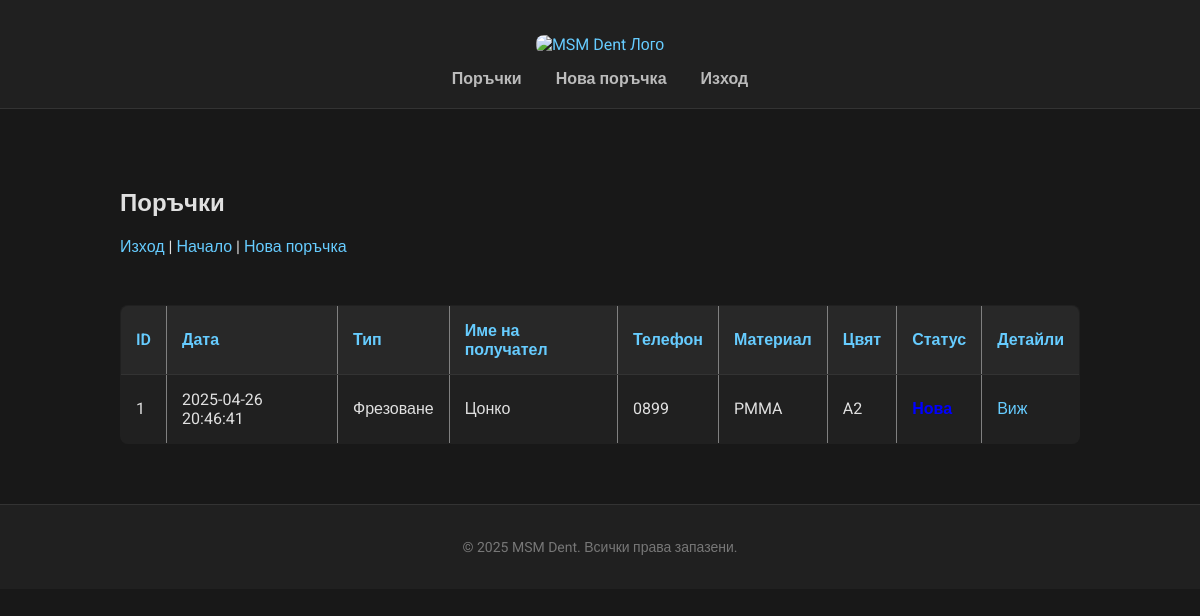
The page /orders/list.php (signed in) on the database as committed earlier.
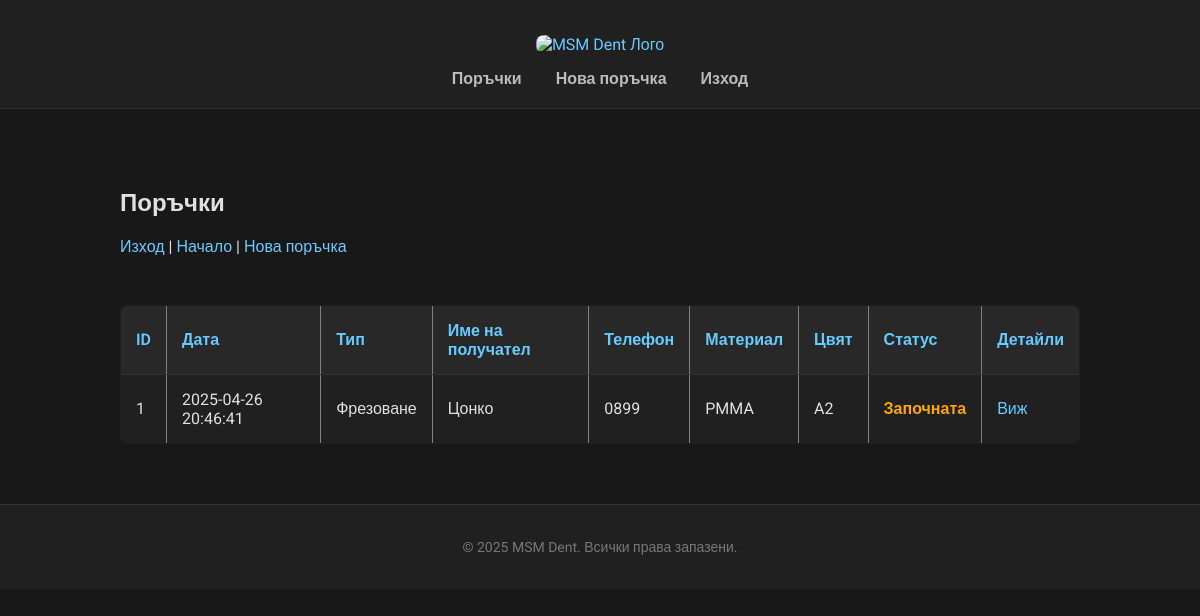
The same page on the database as committed later.
### tables this page shows
CREATE TABLE orders (
    id INTEGER PRIMARY KEY AUTOINCREMENT,
    user_id INTEGER,
    date TEXT DEFAULT CURRENT_TIMESTAMP,
    order_type VARCHAR(255),
    quantity VARCHAR(255),
    modeling VARCHAR(255),
    material VARCHAR(255),
    color VARCHAR(255),
    delivery VARCHAR(255),
    recipient_name VARCHAR(255),
    recipient_phone VARCHAR(255),
    address TEXT,
    comment TEXT,
    status TEXT DEFAULT 'Нова',
    FOREIGN KEY(user_id) REFERENCES users(id)
);

### orders/list.php (the view, shortened to what this page needs)
<?php
include __DIR__ . '/../db.php';
$stmt = $db->prepare("SELECT role FROM users WHERE id = :id");
$stmt->bindValue(':id', $_SESSION['user_id'], SQLITE3_INTEGER);
$result = $stmt->execute();
$user = $result->fetchArray(SQLITE3_ASSOC);
$is_admin = ($user['role'] === 'admin');
include __DIR__ . '/../partials/header.php';
echo "<h2>Поръчки</h2>";
echo "<a href='../logout.php'>Изход</a> | <a href='../index.php'>Начало</a> | <a href='add.php'>Нова поръчка</a><br><br>";
if ($is_admin) {
    $query = "SELECT orders.*, users.email FROM orders JOIN users ON orders.user_id = users.id ORDER BY date DESC";
    $stmt = $db->prepare($query);
} else {
    $query = "SELECT * FROM orders WHERE user_id = :user_id ORDER BY date DESC";
    $stmt = $db->prepare($query);
    $stmt->bindValue(':user_id', $_SESSION['user_id'], SQLITE3_INTEGER);
}
$results = $stmt->execute();
echo "<table border='1' cellpadding='10' cellspacing='0'>
<tr>
    <th>ID</th>
    <th>Дата</th>
    <th>Тип</th>
    <th>Име на получател</th>
    <th>Телефон</th>
    <th>Материал</th>
    <th>Цвят</th>
    <th>Статус</th>";
echo "<th>Детайли</th></tr>";
while ($row = $results->fetchArray(SQLITE3_ASSOC)) {
    $status_color = match($row['status']) {
        'Нова' => 'blue',
        'Започната' => 'orange',
        'Готова' => 'green',
        default => 'black'
    };
    echo "<tr>";
    echo "<td>" . htmlspecialchars($row['id']) . "</td>";
    echo "<td>" . htmlspecialchars($row['date']) . "</td>";
    echo "<td>" . htmlspecialchars($row['order_type']) . "</td>";
    echo "<td>" . htmlspecialchars($row['recipient_name']) . "</td>";
    echo "<td>" . htmlspecialchars($row['recipient_phone']) . "</td>";
    echo "<td>" . htmlspecialchars($row['material']) . "</td>";
    echo "<td>" . htmlspecialchars($row['color']) . "</td>";
    echo "<td style='color: $status_color; font-weight: bold;'>" . htmlspecialchars($row['status']) . "</td>";
    echo "<td><a href='view.php?id=" . $row['id'] . "'>Виж</a></td>";
    echo "</tr>";
}
echo "</table>";
include __DIR__ . '/../partials/footer.php';
?>

Rows that differ between the two databases and show on the page:
changed orders "Фрезоване": status (not shown) → "Започната"
